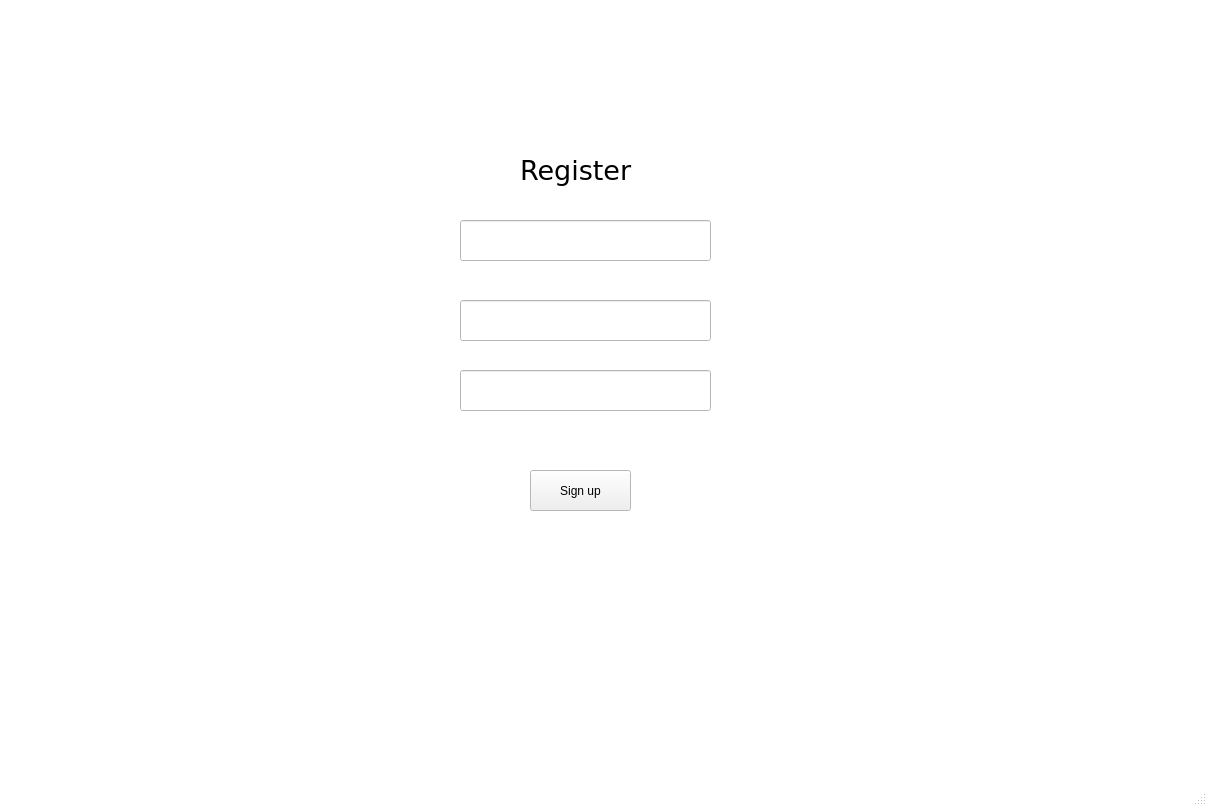
<?xml version="1.0" encoding="UTF-8"?>
<ui version="4.0">
 <class>MainWindow</class>
 <widget class="QMainWindow" name="MainWindow">
  <property name="geometry">
   <rect>
    <x>0</x>
    <y>0</y>
    <width>1207</width>
    <height>806</height>
   </rect>
  </property>
  <property name="palette">
   <palette>
    <active>
     <colorrole role="Base">
      <brush brushstyle="SolidPattern">
       <color alpha="255">
        <red>255</red>
        <green>255</green>
        <blue>255</blue>
       </color>
      </brush>
     </colorrole>
     <colorrole role="Window">
      <brush brushstyle="SolidPattern">
       <color alpha="255">
        <red>255</red>
        <green>255</green>
        <blue>255</blue>
       </color>
      </brush>
     </colorrole>
    </active>
    <inactive>
     <colorrole role="Base">
      <brush brushstyle="SolidPattern">
       <color alpha="255">
        <red>255</red>
        <green>255</green>
        <blue>255</blue>
       </color>
      </brush>
     </colorrole>
     <colorrole role="Window">
      <brush brushstyle="SolidPattern">
       <color alpha="255">
        <red>255</red>
        <green>255</green>
        <blue>255</blue>
       </color>
      </brush>
     </colorrole>
    </inactive>
    <disabled>
     <colorrole role="Base">
      <brush brushstyle="SolidPattern">
       <color alpha="255">
        <red>255</red>
        <green>255</green>
        <blue>255</blue>
       </color>
      </brush>
     </colorrole>
     <colorrole role="Window">
      <brush brushstyle="SolidPattern">
       <color alpha="255">
        <red>255</red>
        <green>255</green>
        <blue>255</blue>
       </color>
      </brush>
     </colorrole>
    </disabled>
   </palette>
  </property>
  <property name="windowTitle">
   <string>MainWindow</string>
  </property>
  <widget class="QWidget" name="centralwidget">
   <widget class="QLabel" name="label">
    <property name="geometry">
     <rect>
      <x>520</x>
      <y>100</y>
      <width>171</width>
      <height>141</height>
     </rect>
    </property>
    <property name="font">
     <font>
      <family>Verdana</family>
      <pointsize>20</pointsize>
     </font>
    </property>
    <property name="text">
     <string>Register</string>
    </property>
   </widget>
   <widget class="QLineEdit" name="nameInput">
    <property name="geometry">
     <rect>
      <x>460</x>
      <y>220</y>
      <width>251</width>
      <height>41</height>
     </rect>
    </property>
   </widget>
   <widget class="QLineEdit" name="passwordInput">
    <property name="geometry">
     <rect>
      <x>460</x>
      <y>300</y>
      <width>251</width>
      <height>41</height>
     </rect>
    </property>
   </widget>
   <widget class="QLineEdit" name="password2Input">
    <property name="geometry">
     <rect>
      <x>460</x>
      <y>370</y>
      <width>251</width>
      <height>41</height>
     </rect>
    </property>
   </widget>
   <widget class="QPushButton" name="signUpButton">
    <property name="geometry">
     <rect>
      <x>530</x>
      <y>470</y>
      <width>101</width>
      <height>41</height>
     </rect>
    </property>
    <property name="text">
     <string>Sign up</string>
    </property>
   </widget>
   <widget class="QLabel" name="message">
    <property name="geometry">
     <rect>
      <x>384</x>
      <y>440</y>
      <width>391</width>
      <height>20</height>
     </rect>
    </property>
    <property name="text">
     <string/>
    </property>
   </widget>
  </widget>
  <widget class="QMenuBar" name="menubar">
   <property name="geometry">
    <rect>
     <x>0</x>
     <y>0</y>
     <width>1207</width>
     <height>26</height>
    </rect>
   </property>
  </widget>
  <widget class="QStatusBar" name="statusbar"/>
 </widget>
 <resources/>
 <connections/>
</ui>
